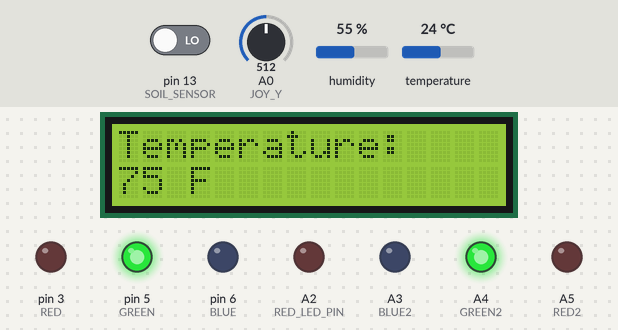
A sketch run on a simulated Arduino Uno, built with avr-gcc and run on an emulated ATmega328P. Parts: 16×2 character LCD, output pins drawn as LEDs (lit = HIGH). The test bench sets the inputs (shaded band); at power-on: A0 (JOY_Y) = 512, pin 13 (SOIL_SENSOR) LOW, humidity 55 %, temperature 24 °C.

Above: at 1.2 s.
1.3 s: A0 (JOY_Y) set to 582
2.8 s: A0 (JOY_Y) set to 618
At 3.05 s:
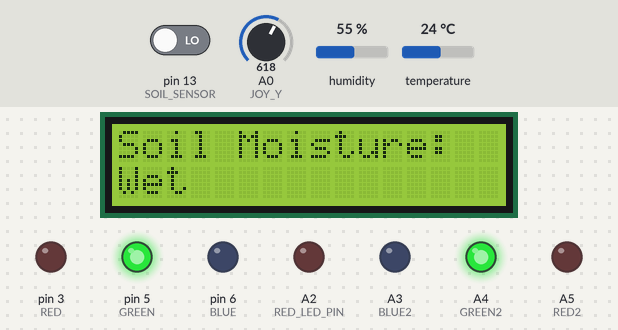
5.8 s: pin 13 (SOIL_SENSOR) driven HIGH
At 6.25 s:
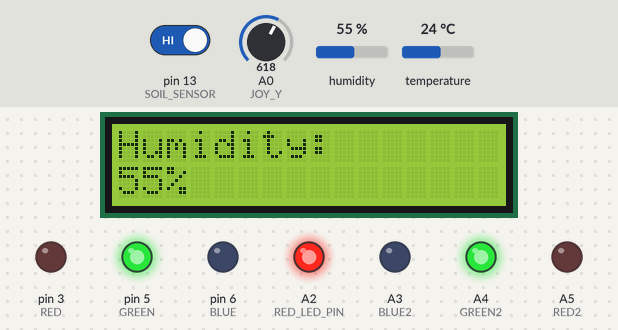
8.8 s: humidity set to 41 %
At 10.35 s:
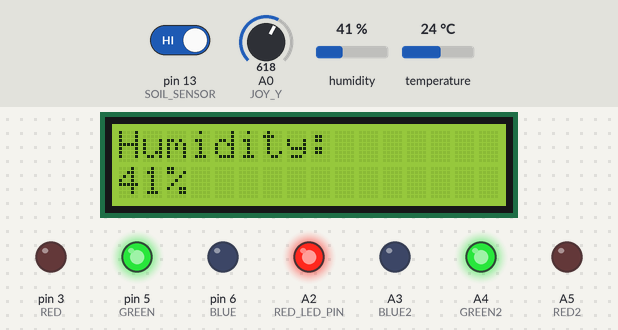
10.7 s: humidity set to 38 %
At 11.26 s:
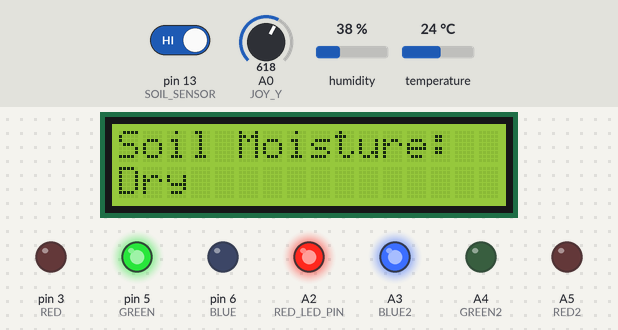
13.7 s: temperature set to 21 °C
At 14.91 s:
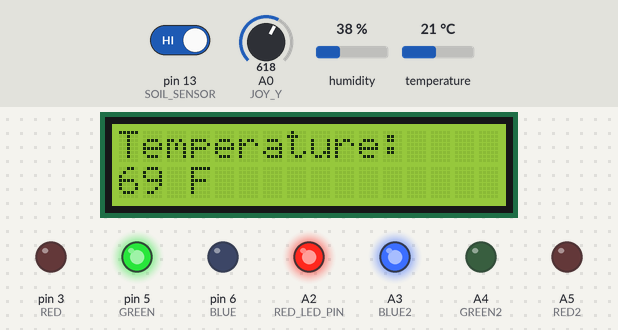
16.6 s: temperature set to 18 °C
At 17.19 s:
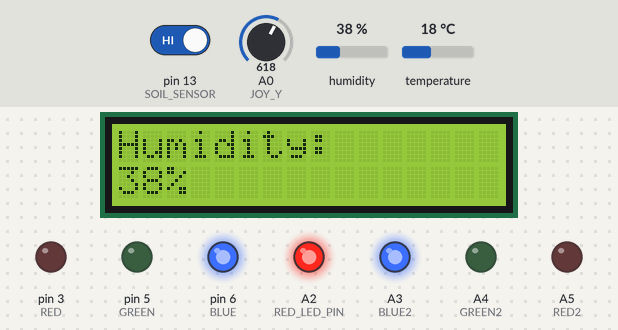
Timing chart, 0 to 19.6 s (numbered marks = the images above; inputs shaded):
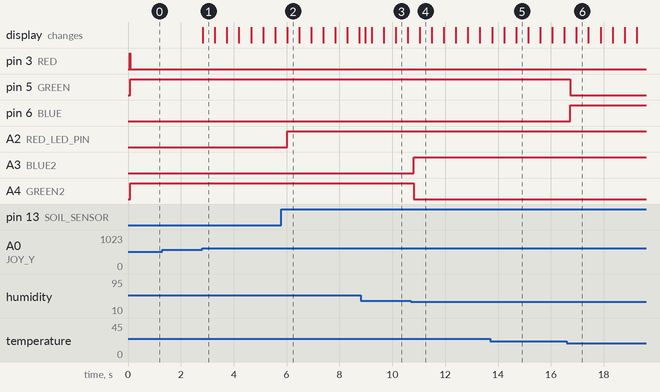

Measured:
- the behaviour switches between 600 and 601 on A0 (JOY_Y) (found by bisection; images 0 and 1)
- the behaviour switches between 40 and 39 % on humidity (found by bisection; images 3 and 4)
- the behaviour switches between 20 and 19 °C on temperature (found by bisection; images 5 and 6)
- after the input at 1.3 s, every drawn part: stays the same
- after the input at 2.8 s, the display: changes at once (image 1)
- after the input at 5.8 s, A2 (RED_LED_PIN): LOW → HIGH after 0.22 s
- after the input at 10.7 s, A3 (BLUE2): LOW → HIGH after 0.11 s; A4 (GREEN2): HIGH → LOW after 0.11 s
- after the input at 16.6 s, pin 5 (GREEN): HIGH → LOW after 0.13 s; pin 6 (BLUE): LOW → HIGH after 0.13 s

The sketch:

PlantHealthTracker.ino
```cpp
#include <SimpleDHT.h>
#include <LiquidCrystal.h>

// for DHT11,
//      VCC: 5V or 3V
//      GND: GND
//      DATA: 2
int pinDHT11 = 2;
SimpleDHT11 dht11(pinDHT11);
LiquidCrystal lcd(7, 8, 9, 10, 11, 12);

#define BLUE 6
#define GREEN 5
#define RED 3

// Second RGB LED on A3 (blue), A4 (green), A5 (red)
#define RED2    A5
#define GREEN2  A4
#define BLUE2   A3

#define JOY_Y A0  // Joystick Y-axis connected to A0
#define SOIL_SENSOR 13  // D0 pin of soil sensor

#define SOIL_SENSOR_PIN 13
#define RED_LED_PIN A2      // Connect red LED to D4


int currentScreen = 0; // 0 = temperature, 1 = humidity, 2 = soil
unsigned long lastSwitch = 0;
const int debounceDelay = 300;

void setup() {
  Serial.begin(115200);

  pinMode(RED, OUTPUT);
  pinMode(GREEN, OUTPUT);
  pinMode(BLUE, OUTPUT);

  pinMode(RED2, OUTPUT);
  pinMode(GREEN2, OUTPUT);
  pinMode(BLUE2, OUTPUT);

  pinMode(JOY_Y, INPUT);
  pinMode(SOIL_SENSOR, INPUT);

  lcd.begin(16, 2);
  lcd.clear();

  digitalWrite(RED, HIGH);
  digitalWrite(GREEN, LOW);
  digitalWrite(BLUE, LOW);

  digitalWrite(RED2, LOW);
  digitalWrite(GREEN2, LOW);
  digitalWrite(BLUE2, LOW);

    pinMode(SOIL_SENSOR_PIN, INPUT);
  pinMode(RED_LED_PIN, OUTPUT);
}

void loop() {
  byte temperature = 0;
  byte humidity = 0;
  int err = SimpleDHTErrSuccess;

  if ((err = dht11.read(&temperature, &humidity, NULL)) != SimpleDHTErrSuccess) {
    Serial.print("Read DHT11 failed, err="); Serial.println(err);
    delay(1000);
    return;
  }
  int soilState = digitalRead(SOIL_SENSOR_PIN);

if (soilState == HIGH) {
    // Soil is dry
    digitalWrite(RED_LED_PIN, HIGH);

  } else {
    // Soil is wet
    digitalWrite(RED_LED_PIN, LOW);

  }
  int tempF = (int)(temperature * 9 / 5) + 32;

  // First RGB reacts to temperature
  if (tempF > 78) {
    digitalWrite(RED, HIGH);
    digitalWrite(GREEN, LOW);
    digitalWrite(BLUE, LOW);
  } else if (tempF < 68) {
    digitalWrite(RED, LOW);
    digitalWrite(GREEN, LOW);
    digitalWrite(BLUE, HIGH);
  } else {
    digitalWrite(RED, LOW);
    digitalWrite(GREEN, HIGH);
    digitalWrite(BLUE, LOW);
  }

  // Second RGB reacts to humidity
  if (humidity > 60) {
    digitalWrite(RED2, HIGH);
    digitalWrite(GREEN2, LOW);
    digitalWrite(BLUE2, LOW);
  } else if (humidity < 40) {
    digitalWrite(RED2, LOW);
    digitalWrite(GREEN2, LOW);
    digitalWrite(BLUE2, HIGH);
  } else {
    digitalWrite(RED2, LOW);
    digitalWrite(GREEN2, HIGH);
    digitalWrite(BLUE2, LOW);
  }

  // Joystick scroll logic
  int joyY = analogRead(JOY_Y);
  unsigned long currentTime = millis();

  if (currentTime - lastSwitch > debounceDelay) {
    if (joyY < 400) {
      currentScreen = (currentScreen + 1) % 3;
      lastSwitch = currentTime;
    } else if (joyY > 600) {
      currentScreen = (currentScreen - 1 + 3) % 3;
      lastSwitch = currentTime;
    }
  }

  // LCD Display
  lcd.clear();
  if (currentScreen == 0) {
    lcd.setCursor(0, 0);
    lcd.print("Temperature:");
    lcd.setCursor(0, 1);
    lcd.print(tempF);
    lcd.print(" F");
  } else if (currentScreen == 1) {
    lcd.setCursor(0, 0);
    lcd.print("Humidity:");
    lcd.setCursor(0, 1);
    lcd.print((int)humidity);
    lcd.print("%");
  } else if (currentScreen == 2) {
    int soil = digitalRead(SOIL_SENSOR);
    lcd.setCursor(0, 0);
    lcd.print("Soil Moisture:");
    lcd.setCursor(0, 1);
    if (soil == HIGH) {
      lcd.print("Dry");
    } else {
      lcd.print("Wet");
    }
  }

  delay(200);
}
```
